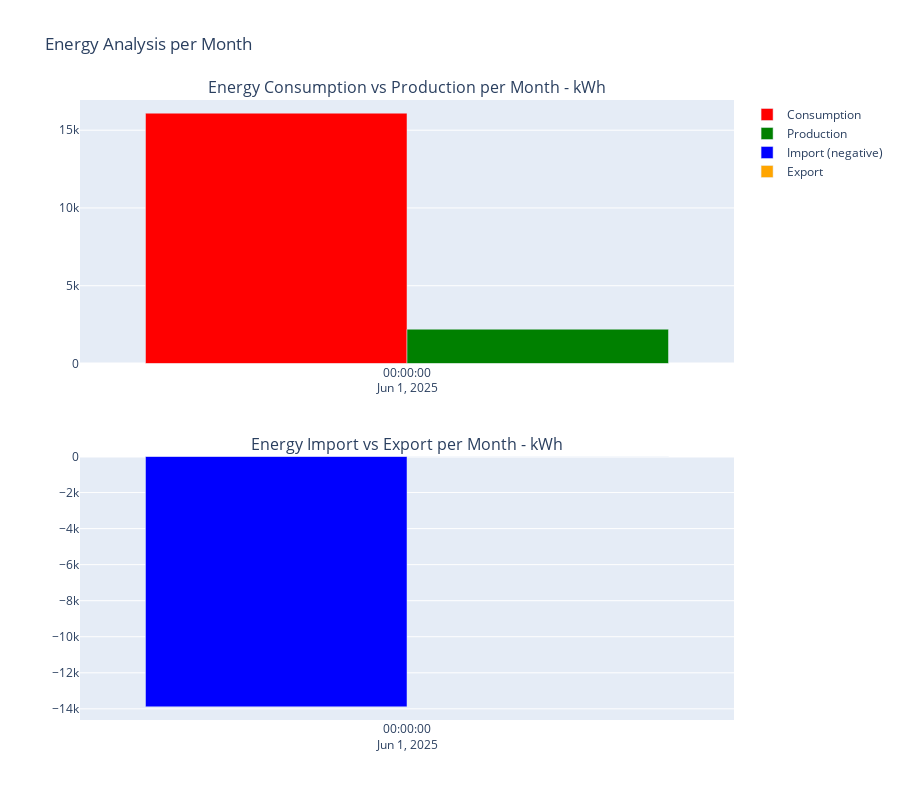
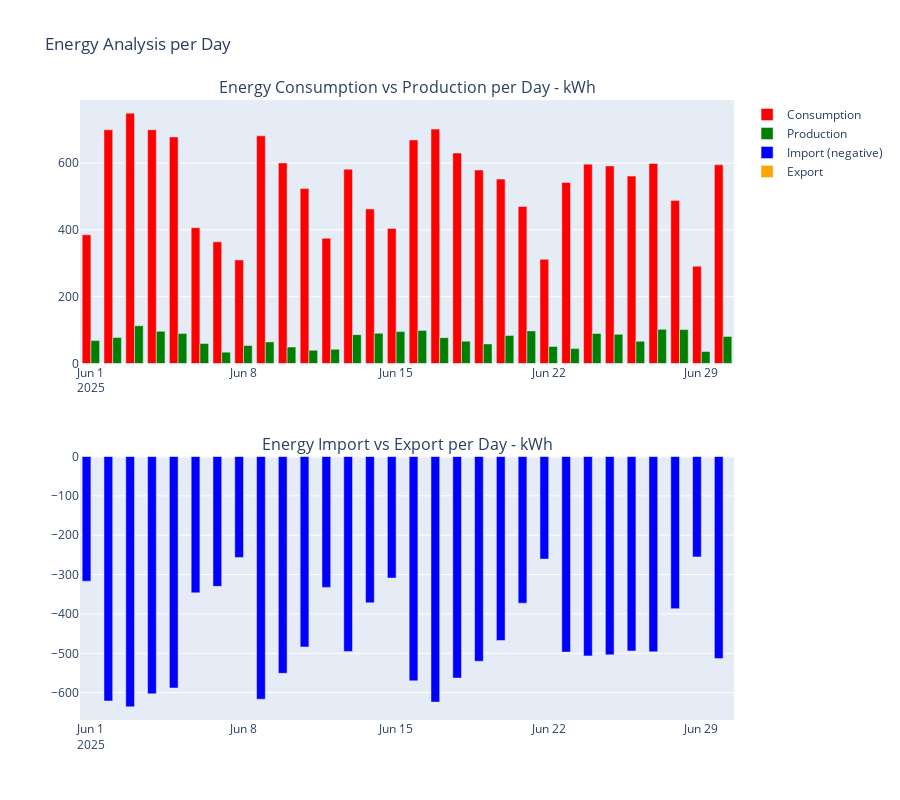

These figures' notebook cell, in order:
### Code cell
ea.run()

### Figure 1 — Plotly figure (JSON) as saved in the notebook; plotly's stock layout.template omitted (floating-point values rounded to 4 significant figures)
{"data": [{"marker": {"color": "red"}, "name": "Consumption", "type": "bar", "x": ["2025-06"], "xaxis": "x", "y": [16090.0], "yaxis": "y"}, {"marker": {"color": "green"}, "name": "Production", "type": "bar", "x": ["2025-06"], "xaxis": "x", "y": [2206.0], "yaxis": "y"}, {"marker": {"color": "blue"}, "name": "Import (negative)", "type": "bar", "x": ["2025-06"], "xaxis": "x2", "y": [-13890.0], "yaxis": "y2"}, {"marker": {"color": "orange"}, "name": "Export", "type": "bar", "x": ["2025-06"], "xaxis": "x2", "y": [0.0], "yaxis": "y2"}], "layout": {"annotations": [{"font": {"size": 16}, "showarrow": false, "text": "Energy Consumption vs Production per Month - kWh", "x": 0.5, "xanchor": "center", "xref": "paper", "y": 1, "yanchor": "bottom", "yref": "paper"}, {"font": {"size": 16}, "showarrow": false, "text": "Energy Import vs Export per Month - kWh", "x": 0.5, "xanchor": "center", "xref": "paper", "y": 0.425, "yanchor": "bottom", "yref": "paper"}], "height": 800, "showlegend": true, "title": {"text": "Energy Analysis per Month"}, "xaxis": {"anchor": "y", "domain": [0, 1]}, "xaxis2": {"anchor": "y2", "domain": [0, 1]}, "yaxis": {"anchor": "x", "domain": [0.575, 1]}, "yaxis2": {"anchor": "x2", "domain": [0, 0.425]}}}

### Figure 2 — Plotly figure (JSON) as saved in the notebook; plotly's stock layout.template omitted (floating-point values rounded to 4 significant figures)
{"data": [{"marker": {"color": "red"}, "name": "Consumption", "type": "bar", "x": ["2025-06-01", "2025-06-02", "2025-06-03", "2025-06-04", "2025-06-05", "2025-06-06", "2025-06-07", "2025-06-08", "2025-06-09", "2025-06-10", "2025-06-11", "2025-06-12", "2025-06-13", "2025-06-14", "2025-06-15", "2025-06-16", "2025-06-17", "2025-06-18", "2025-06-19", "2025-06-20", "2025-06-21", "2025-06-22", "2025-06-23", "2025-06-24", "2025-06-25", "2025-06-26", "2025-06-27", "2025-06-28", "2025-06-29", "2025-06-30"], "xaxis": "x", "y": [385.3, 699.3, 749.0, 699.4, 677.9, 406.4, 363.9, 310.0, 681.2, 600.2, 523.4, 374.9, 581.5, 462.3, 404.3, 669.1, 701.4, 629.6, 578.9, 551.7, 470.1, 311.7, 541.6, 596.4, 591.3, 560.8, 598.5, 487.9, 291.1, 594.6], "yaxis": "y"}, {"marker": {"color": "green"}, "name": "Production", "type": "bar", "x": ["2025-06-01", "2025-06-02", "2025-06-03", "2025-06-04", "2025-06-05", "2025-06-06", "2025-06-07", "2025-06-08", "2025-06-09", "2025-06-10", "2025-06-11", "2025-06-12", "2025-06-13", "2025-06-14", "2025-06-15", "2025-06-16", "2025-06-17", "2025-06-18", "2025-06-19", "2025-06-20", "2025-06-21", "2025-06-22", "2025-06-23", "2025-06-24", "2025-06-25", "2025-06-26", "2025-06-27", "2025-06-28", "2025-06-29", "2025-06-30"], "xaxis": "x", "y": [68.58, 78.14, 113.0, 96.35, 89.76, 59.99, 33.98, 53.67, 64.68, 49.31, 39.62, 42.33, 86.38, 90.55, 95.38, 99.06, 77.33, 66.77, 58.67, 84.1, 97.61, 51.0, 44.65, 89.86, 87.32, 66.62, 102.2, 101.4, 36.05, 81.09], "yaxis": "y"}, {"marker": {"color": "blue"}, "name": "Import (negative)", "type": "bar", "x": ["2025-06-01", "2025-06-02", "2025-06-03", "2025-06-04", "2025-06-05", "2025-06-06", "2025-06-07", "2025-06-08", "2025-06-09", "2025-06-10", "2025-06-11", "2025-06-12", "2025-06-13", "2025-06-14", "2025-06-15", "2025-06-16", "2025-06-17", "2025-06-18", "2025-06-19", "2025-06-20", "2025-06-21", "2025-06-22", "2025-06-23", "2025-06-24", "2025-06-25", "2025-06-26", "2025-06-27", "2025-06-28", "2025-06-29", "2025-06-30"], "xaxis": "x2", "y": [-316.7, -621.1, -636.0, -603.1, -588.2, -346.4, -329.9, -256.3, -616.5, -550.9, -483.8, -332.5, -495.1, -371.8, -308.9, -570.0, -624.0, -562.8, -520.2, -467.6, -372.5, -260.7, -497.0, -506.6, -503.9, -494.2, -496.3, -386.5, -255.0, -513.5], "yaxis": "y2"}, {"marker": {"color": "orange"}, "name": "Export", "type": "bar", "x": ["2025-06-01", "2025-06-02", "2025-06-03", "2025-06-04", "2025-06-05", "2025-06-06", "2025-06-07", "2025-06-08", "2025-06-09", "2025-06-10", "2025-06-11", "2025-06-12", "2025-06-13", "2025-06-14", "2025-06-15", "2025-06-16", "2025-06-17", "2025-06-18", "2025-06-19", "2025-06-20", "2025-06-21", "2025-06-22", "2025-06-23", "2025-06-24", "2025-06-25", "2025-06-26", "2025-06-27", "2025-06-28", "2025-06-29", "2025-06-30"], "xaxis": "x2", "y": [0.0, 0.0, 0.0, 0.0, 0.0, 0.0, 0.0, 0.0, 0.0, 0.0, 0.0, 0.0, 0.0, 0.0, 0.0, 0.0, 0.0, 0.0, 0.0, 0.0, 0.0, 0.0, 0.0, 0.0, 0.0, 0.0, 0.0, 0.0, 0.0, 0.0], "yaxis": "y2"}], "layout": {"annotations": [{"font": {"size": 16}, "showarrow": false, "text": "Energy Consumption vs Production per Day - kWh", "x": 0.5, "xanchor": "center", "xref": "paper", "y": 1, "yanchor": "bottom", "yref": "paper"}, {"font": {"size": 16}, "showarrow": false, "text": "Energy Import vs Export per Day - kWh", "x": 0.5, "xanchor": "center", "xref": "paper", "y": 0.425, "yanchor": "bottom", "yref": "paper"}], "height": 800, "showlegend": true, "title": {"text": "Energy Analysis per Day"}, "xaxis": {"anchor": "y", "domain": [0, 1]}, "xaxis2": {"anchor": "y2", "domain": [0, 1]}, "yaxis": {"anchor": "x", "domain": [0.575, 1]}, "yaxis2": {"anchor": "x2", "domain": [0, 0.425]}}}
